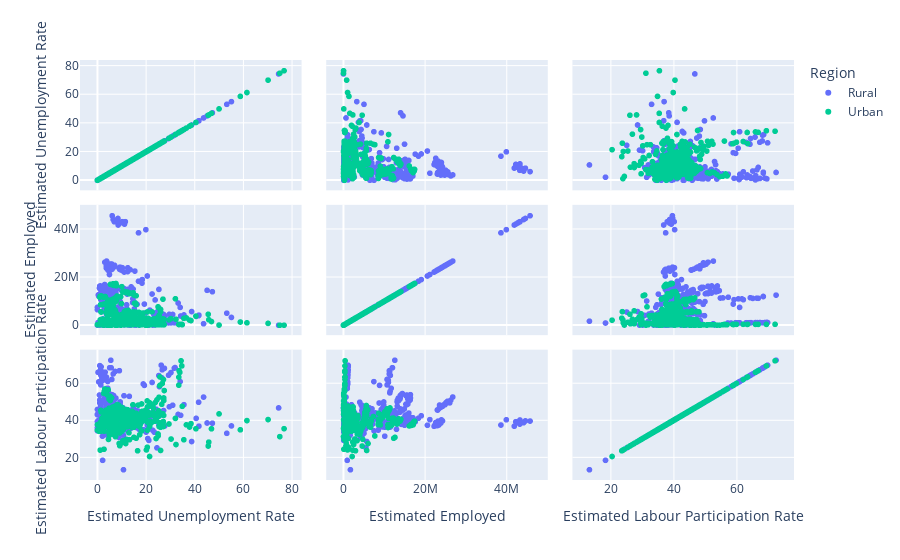

Notebook source saved alongside this figure:
### Code cell
fig = px.scatter_matrix(df,template='plotly',
    dimensions=['Estimated Unemployment Rate','Estimated Employed',
                'Estimated Labour Participation Rate'],
    color='Region')
fig.show()

### Figure 1 — Plotly figure (JSON) as saved in the notebook; plotly's stock layout.template omitted (floating-point values rounded to 4 significant figures; data arrays with more than 128 entries replaced by an {"elided": "..."} marker saying what was removed)
{"data": [{"dimensions": [{"axis": {"matches": true}, "label": "Estimated Unemployment Rate", "values": {"elided": "359 float values"}}, {"axis": {"matches": true}, "label": "Estimated Employed", "values": {"elided": "359 int values"}}, {"axis": {"matches": true}, "label": "Estimated Labour Participation Rate", "values": {"elided": "359 float values"}}], "hovertemplate": "Region=Rural<br>%{xaxis.title.text}=%{x}<br>%{yaxis.title.text}=%{y}<extra></extra>", "legendgroup": "Rural", "marker": {"color": "#636efa", "symbol": "circle"}, "name": "Rural", "showlegend": true, "type": "splom"}, {"dimensions": [{"axis": {"matches": true}, "label": "Estimated Unemployment Rate", "values": {"elided": "381 float values"}}, {"axis": {"matches": true}, "label": "Estimated Employed", "values": {"elided": "381 int values"}}, {"axis": {"matches": true}, "label": "Estimated Labour Participation Rate", "values": {"elided": "381 float values"}}], "hovertemplate": "Region=Urban<br>%{xaxis.title.text}=%{x}<br>%{yaxis.title.text}=%{y}<extra></extra>", "legendgroup": "Urban", "marker": {"color": "#00cc96", "symbol": "circle"}, "name": "Urban", "showlegend": true, "type": "splom"}], "layout": {"dragmode": "select", "legend": {"title": {"text": "Region"}, "tracegroupgap": 0}, "margin": {"t": 60}}}
